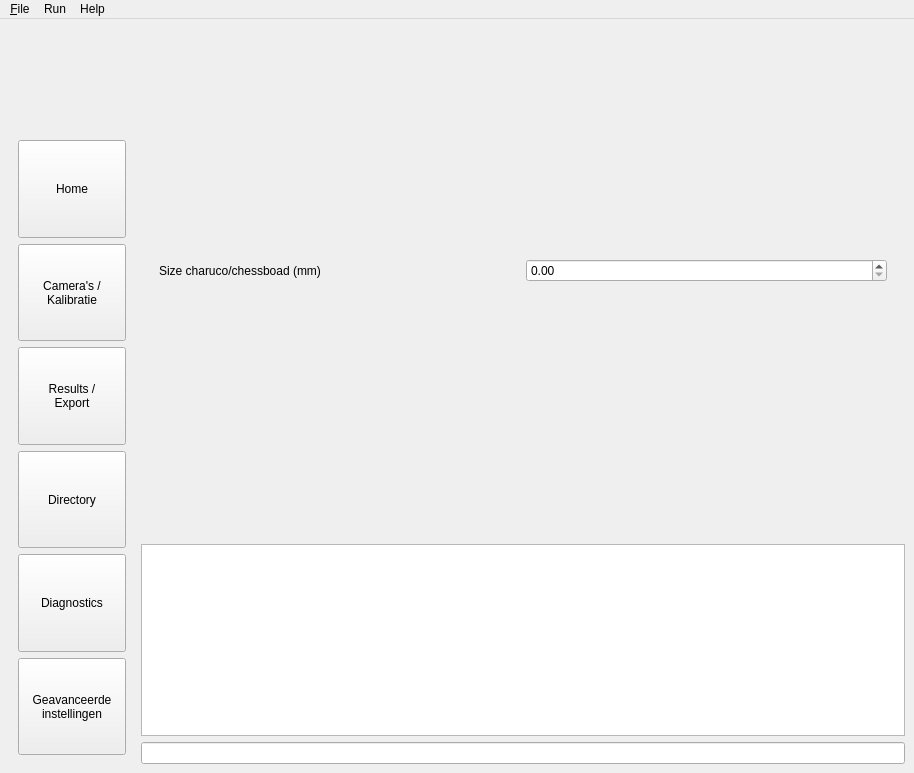
<?xml version="1.0" encoding="UTF-8"?>
<ui version="4.0">
 <class>MainWindow</class>
 <widget class="QMainWindow" name="MainWindow">
  <property name="enabled">
   <bool>true</bool>
  </property>
  <property name="geometry">
   <rect>
    <x>0</x>
    <y>0</y>
    <width>914</width>
    <height>663</height>
   </rect>
  </property>
  <property name="minimumSize">
   <size>
    <width>0</width>
    <height>0</height>
   </size>
  </property>
  <property name="maximumSize">
   <size>
    <width>16777215</width>
    <height>16777215</height>
   </size>
  </property>
  <property name="windowTitle">
   <string>MainWindow</string>
  </property>
  <property name="windowIcon">
   <iconset resource="../imagesGUI/resources.qrc">
    <normaloff>:/HU_Logo.png</normaloff>:/HU_Logo.png</iconset>
  </property>
  <widget class="QWidget" name="centralwidget">
   <property name="maximumSize">
    <size>
     <width>16777215</width>
     <height>16777215</height>
    </size>
   </property>
   <layout class="QGridLayout" name="gridLayout">
    <item row="1" column="3" colspan="2">
     <widget class="QFrame" name="frame_pages">
      <property name="sizePolicy">
       <sizepolicy hsizetype="Expanding" vsizetype="Preferred">
        <horstretch>0</horstretch>
        <verstretch>0</verstretch>
       </sizepolicy>
      </property>
      <property name="frameShape">
       <enum>QFrame::Shape::NoFrame</enum>
      </property>
      <layout class="QGridLayout" name="gridLayout_2">
       <item row="0" column="0">
        <widget class="QStackedWidget" name="stackedWidget">
         <property name="currentIndex">
          <number>5</number>
         </property>
         <widget class="QWidget" name="page_home">
          <layout class="QGridLayout" name="gridLayout_4">
           <item row="2" column="2">
            <layout class="QHBoxLayout" name="horizontalLayout_2"/>
           </item>
           <item row="2" column="1">
            <widget class="QPushButton" name="btn_loadproject">
             <property name="sizePolicy">
              <sizepolicy hsizetype="Preferred" vsizetype="Preferred">
               <horstretch>0</horstretch>
               <verstretch>0</verstretch>
              </sizepolicy>
             </property>
             <property name="mouseTracking">
              <bool>true</bool>
             </property>
             <property name="text">
              <string>Load Project</string>
             </property>
            </widget>
           </item>
           <item row="1" column="1">
            <widget class="QPushButton" name="btn_newproject">
             <property name="sizePolicy">
              <sizepolicy hsizetype="Preferred" vsizetype="Preferred">
               <horstretch>0</horstretch>
               <verstretch>0</verstretch>
              </sizepolicy>
             </property>
             <property name="minimumSize">
              <size>
               <width>0</width>
               <height>0</height>
              </size>
             </property>
             <property name="maximumSize">
              <size>
               <width>16777215</width>
               <height>16777215</height>
              </size>
             </property>
             <property name="sizeIncrement">
              <size>
               <width>0</width>
               <height>0</height>
              </size>
             </property>
             <property name="baseSize">
              <size>
               <width>0</width>
               <height>0</height>
              </size>
             </property>
             <property name="mouseTracking">
              <bool>true</bool>
             </property>
             <property name="text">
              <string>New Project</string>
             </property>
             <property name="iconSize">
              <size>
               <width>16</width>
               <height>16</height>
              </size>
             </property>
            </widget>
           </item>
           <item row="3" column="1">
            <layout class="QVBoxLayout" name="verticalLayout_4"/>
           </item>
           <item row="2" column="0">
            <layout class="QHBoxLayout" name="horizontalLayout"/>
           </item>
           <item row="0" column="1">
            <widget class="QLabel" name="label_main_text">
             <property name="layoutDirection">
              <enum>Qt::LayoutDirection::LeftToRight</enum>
             </property>
             <property name="text">
              <string>Hallo!!</string>
             </property>
             <property name="textFormat">
              <enum>Qt::TextFormat::PlainText</enum>
             </property>
            </widget>
           </item>
          </layout>
         </widget>
         <widget class="QWidget" name="page_cameras">
          <layout class="QGridLayout" name="gridLayout_3">
           <item row="0" column="0" colspan="2">
            <widget class="QFrame" name="frame">
             <property name="sizePolicy">
              <sizepolicy hsizetype="Preferred" vsizetype="Maximum">
               <horstretch>0</horstretch>
               <verstretch>0</verstretch>
              </sizepolicy>
             </property>
             <property name="frameShape">
              <enum>QFrame::Shape::NoFrame</enum>
             </property>
             <layout class="QGridLayout" name="gridLayout_9">
              <item row="3" column="0" rowspan="2">
               <widget class="QFrame" name="frame_2">
                <property name="sizePolicy">
                 <sizepolicy hsizetype="Preferred" vsizetype="Maximum">
                  <horstretch>0</horstretch>
                  <verstretch>0</verstretch>
                 </sizepolicy>
                </property>
                <property name="frameShape">
                 <enum>QFrame::Shape::NoFrame</enum>
                </property>
                <layout class="QGridLayout" name="gridLayout_10">
                 <item row="0" column="0">
                  <widget class="QLabel" name="lab_cap_intrinsics">
                   <property name="text">
                    <string>Intrinsics</string>
                   </property>
                  </widget>
                 </item>
                 <item row="2" column="0">
                  <widget class="QPushButton" name="btn_cap_calculate_intrinsics">
                   <property name="text">
                    <string>Calculate</string>
                   </property>
                  </widget>
                 </item>
                 <item row="1" column="0">
                  <widget class="QPushButton" name="btn_cap_intrinsics_start">
                   <property name="text">
                    <string>Start</string>
                   </property>
                  </widget>
                 </item>
                </layout>
               </widget>
              </item>
              <item row="3" column="1" rowspan="2">
               <widget class="QFrame" name="frame_3">
                <property name="sizePolicy">
                 <sizepolicy hsizetype="Preferred" vsizetype="Preferred">
                  <horstretch>0</horstretch>
                  <verstretch>0</verstretch>
                 </sizepolicy>
                </property>
                <property name="frameShape">
                 <enum>QFrame::Shape::NoFrame</enum>
                </property>
                <layout class="QGridLayout" name="gridLayout_11">
                 <item row="3" column="0">
                  <widget class="QPushButton" name="btn_cap_calculate_extrinsics">
                   <property name="text">
                    <string>Calculate</string>
                   </property>
                  </widget>
                 </item>
                 <item row="1" column="0">
                  <widget class="QLabel" name="lab_cap_extrinsics">
                   <property name="sizePolicy">
                    <sizepolicy hsizetype="Preferred" vsizetype="Preferred">
                     <horstretch>0</horstretch>
                     <verstretch>0</verstretch>
                    </sizepolicy>
                   </property>
                   <property name="text">
                    <string>Extrinsics</string>
                   </property>
                  </widget>
                 </item>
                 <item row="2" column="0">
                  <widget class="QPushButton" name="btn_cap_extrinsics_start">
                   <property name="text">
                    <string>Start</string>
                   </property>
                  </widget>
                 </item>
                </layout>
               </widget>
              </item>
              <item row="1" column="1">
               <widget class="QComboBox" name="combo_cap_pattern">
                <item>
                 <property name="text">
                  <string>Chessboard</string>
                 </property>
                </item>
                <item>
                 <property name="text">
                  <string>Charuco</string>
                 </property>
                </item>
               </widget>
              </item>
              <item row="0" column="1">
               <widget class="QSpinBox" name="spin_cap_fps">
                <property name="maximum">
                 <number>120</number>
                </property>
                <property name="value">
                 <number>30</number>
                </property>
               </widget>
              </item>
              <item row="0" column="0">
               <widget class="QLabel" name="lab_cap_fps">
                <property name="text">
                 <string>FPS</string>
                </property>
               </widget>
              </item>
              <item row="9" column="0" colspan="2">
               <widget class="QPushButton" name="btn_cap_reset_calibration">
                <property name="text">
                 <string>Reset Calibration</string>
                </property>
               </widget>
              </item>
              <item row="1" column="0">
               <widget class="QLabel" name="lab_cap_pattern">
                <property name="text">
                 <string>Pattern</string>
                </property>
               </widget>
              </item>
             </layout>
            </widget>
           </item>
           <item row="1" column="0" colspan="2">
            <widget class="QFrame" name="frame_cam">
             <property name="frameShape">
              <enum>QFrame::Shape::NoFrame</enum>
             </property>
             <layout class="QGridLayout" name="gridLayout_6"/>
            </widget>
           </item>
          </layout>
         </widget>
         <widget class="QWidget" name="page_results">
          <layout class="QGridLayout" name="gridLayout_8">
           <item row="0" column="0">
            <widget class="QStackedWidget" name="stackedWidget_2">
             <widget class="QWidget" name="page_results_tab">
              <layout class="QGridLayout" name="gridLayout_13">
               <item row="1" column="1">
                <widget class="QFrame" name="frame_res_intrinsic_results">
                 <property name="sizePolicy">
                  <sizepolicy hsizetype="Preferred" vsizetype="Preferred">
                   <horstretch>6</horstretch>
                   <verstretch>0</verstretch>
                  </sizepolicy>
                 </property>
                 <property name="frameShape">
                  <enum>QFrame::Shape::StyledPanel</enum>
                 </property>
                 <property name="frameShadow">
                  <enum>QFrame::Shadow::Raised</enum>
                 </property>
                </widget>
               </item>
               <item row="1" column="0">
                <widget class="QLabel" name="lab_res_intrinsics_results">
                 <property name="sizePolicy">
                  <sizepolicy hsizetype="Preferred" vsizetype="Preferred">
                   <horstretch>2</horstretch>
                   <verstretch>0</verstretch>
                  </sizepolicy>
                 </property>
                 <property name="text">
                  <string>Intrinsics results</string>
                 </property>
                </widget>
               </item>
               <item row="7" column="0">
                <widget class="QLabel" name="lab_res_frames">
                 <property name="text">
                  <string>Frames</string>
                 </property>
                </widget>
               </item>
               <item row="0" column="0" colspan="2">
                <widget class="QFrame" name="frame_4">
                 <property name="frameShape">
                  <enum>QFrame::Shape::StyledPanel</enum>
                 </property>
                 <property name="frameShadow">
                  <enum>QFrame::Shadow::Raised</enum>
                 </property>
                 <layout class="QGridLayout" name="gridLayout_12">
                  <item row="2" column="1">
                   <widget class="QPushButton" name="export_toml">
                    <property name="sizePolicy">
                     <sizepolicy hsizetype="Minimum" vsizetype="Preferred">
                      <horstretch>0</horstretch>
                      <verstretch>0</verstretch>
                     </sizepolicy>
                    </property>
                    <property name="text">
                     <string>Export TOML</string>
                    </property>
                   </widget>
                  </item>
                  <item row="2" column="0">
                   <widget class="QPushButton" name="btn_res_show_tmol">
                    <property name="sizePolicy">
                     <sizepolicy hsizetype="Minimum" vsizetype="Preferred">
                      <horstretch>0</horstretch>
                      <verstretch>0</verstretch>
                     </sizepolicy>
                    </property>
                    <property name="text">
                     <string>Preview TOML</string>
                    </property>
                   </widget>
                  </item>
                 </layout>
                </widget>
               </item>
               <item row="4" column="1">
                <widget class="QFrame" name="frame_res_extrinsics_results">
                 <property name="frameShape">
                  <enum>QFrame::Shape::StyledPanel</enum>
                 </property>
                 <property name="frameShadow">
                  <enum>QFrame::Shadow::Raised</enum>
                 </property>
                </widget>
               </item>
               <item row="7" column="1">
                <widget class="QFrame" name="frame_res_aantal_frames">
                 <property name="frameShape">
                  <enum>QFrame::Shape::StyledPanel</enum>
                 </property>
                 <property name="frameShadow">
                  <enum>QFrame::Shadow::Raised</enum>
                 </property>
                </widget>
               </item>
               <item row="4" column="0">
                <widget class="QLabel" name="lab_res_extrinsics_results">
                 <property name="text">
                  <string>Extrinsics results</string>
                 </property>
                </widget>
               </item>
               <item row="6" column="1">
                <widget class="QFrame" name="frame_res_camera_info">
                 <property name="frameShape">
                  <enum>QFrame::Shape::StyledPanel</enum>
                 </property>
                 <property name="frameShadow">
                  <enum>QFrame::Shadow::Raised</enum>
                 </property>
                </widget>
               </item>
               <item row="6" column="0">
                <widget class="QLabel" name="lab_res_cam_info">
                 <property name="text">
                  <string>Camera Info</string>
                 </property>
                </widget>
               </item>
               <item row="8" column="0">
                <widget class="QLabel" name="lab_res_error">
                 <property name="text">
                  <string>Error:</string>
                 </property>
                </widget>
               </item>
               <item row="8" column="1">
                <widget class="QFrame" name="frame_res_error">
                 <property name="frameShape">
                  <enum>QFrame::Shape::StyledPanel</enum>
                 </property>
                 <property name="frameShadow">
                  <enum>QFrame::Shadow::Raised</enum>
                 </property>
                </widget>
               </item>
              </layout>
             </widget>
             <widget class="QWidget" name="page_preview_TMOL">
              <layout class="QGridLayout" name="gridLayout_14">
               <item row="1" column="1">
                <widget class="QPushButton" name="pushButton">
                 <property name="sizePolicy">
                  <sizepolicy hsizetype="Maximum" vsizetype="Maximum">
                   <horstretch>0</horstretch>
                   <verstretch>0</verstretch>
                  </sizepolicy>
                 </property>
                 <property name="text">
                  <string>x</string>
                 </property>
                 <property name="autoDefault">
                  <bool>false</bool>
                 </property>
                </widget>
               </item>
               <item row="2" column="0" colspan="2">
                <widget class="QFrame" name="frame_res_preview_tmol">
                 <property name="sizePolicy">
                  <sizepolicy hsizetype="Minimum" vsizetype="Minimum">
                   <horstretch>0</horstretch>
                   <verstretch>0</verstretch>
                  </sizepolicy>
                 </property>
                 <property name="frameShape">
                  <enum>QFrame::Shape::StyledPanel</enum>
                 </property>
                 <property name="frameShadow">
                  <enum>QFrame::Shadow::Raised</enum>
                 </property>
                </widget>
               </item>
               <item row="1" column="0">
                <widget class="QLabel" name="label">
                 <property name="text">
                  <string>Preview TOML</string>
                 </property>
                </widget>
               </item>
              </layout>
             </widget>
            </widget>
           </item>
          </layout>
         </widget>
         <widget class="QWidget" name="page_directory">
          <layout class="QGridLayout" name="gridLayout_7">
           <item row="0" column="0">
            <widget class="QFrame" name="frame_directory">
             <property name="frameShape">
              <enum>QFrame::Shape::NoFrame</enum>
             </property>
            </widget>
           </item>
          </layout>
         </widget>
         <widget class="QWidget" name="page_diagnostics">
          <layout class="QGridLayout" name="gridLayout_5">
           <item row="1" column="2" colspan="2">
            <widget class="QTextEdit" name="text_diag_current_fps"/>
           </item>
           <item row="0" column="2" colspan="2">
            <widget class="QTextEdit" name="text_diag_dropped_frames"/>
           </item>
           <item row="1" column="0">
            <widget class="QLabel" name="lab_diag_current_fps">
             <property name="text">
              <string>Current FPS</string>
             </property>
            </widget>
           </item>
           <item row="4" column="0">
            <widget class="QLabel" name="lab_diag_intrinsics_time">
             <property name="text">
              <string>Intrinsics Time</string>
             </property>
            </widget>
           </item>
           <item row="3" column="2" colspan="2">
            <widget class="QTextEdit" name="text_diag_used_cams"/>
           </item>
           <item row="0" column="0">
            <widget class="QLabel" name="lab_diag_dropped_frames">
             <property name="text">
              <string>Dropped Frames</string>
             </property>
            </widget>
           </item>
           <item row="5" column="0">
            <widget class="QLabel" name="lab_diag_extrinsics_time">
             <property name="text">
              <string>Extrinsics Time</string>
             </property>
            </widget>
           </item>
           <item row="3" column="0">
            <widget class="QLabel" name="lab_diag_used_cams">
             <property name="text">
              <string>Used Camera's</string>
             </property>
            </widget>
           </item>
           <item row="7" column="0">
            <widget class="QLabel" name="lab_diag_total_time">
             <property name="text">
              <string>Total Time</string>
             </property>
            </widget>
           </item>
           <item row="4" column="2" colspan="2">
            <widget class="QTextEdit" name="text_diag_Intrinsics_time"/>
           </item>
           <item row="5" column="2" colspan="2">
            <widget class="QTextEdit" name="text_diag_extrinsics_time"/>
           </item>
           <item row="7" column="2" colspan="2">
            <widget class="QTextEdit" name="text_diag_total_time"/>
           </item>
          </layout>
         </widget>
         <widget class="QWidget" name="page_advanced_settings">
          <layout class="QGridLayout" name="gridLayout_15">
           <item row="0" column="0">
            <widget class="QLabel" name="label_2">
             <property name="text">
              <string>Size charuco/chessboad (mm)</string>
             </property>
            </widget>
           </item>
           <item row="0" column="1">
            <widget class="QDoubleSpinBox" name="doubleSpinBox"/>
           </item>
          </layout>
         </widget>
        </widget>
       </item>
      </layout>
     </widget>
    </item>
    <item row="6" column="3" colspan="2">
     <widget class="QPlainTextEdit" name="plaintextedit_console">
      <property name="sizePolicy">
       <sizepolicy hsizetype="Preferred" vsizetype="Minimum">
        <horstretch>150</horstretch>
        <verstretch>0</verstretch>
       </sizepolicy>
      </property>
      <property name="minimumSize">
       <size>
        <width>2</width>
        <height>0</height>
       </size>
      </property>
     </widget>
    </item>
    <item row="1" column="0" rowspan="7">
     <widget class="QFrame" name="frame_menu">
      <property name="sizePolicy">
       <sizepolicy hsizetype="Expanding" vsizetype="Preferred">
        <horstretch>50</horstretch>
        <verstretch>0</verstretch>
       </sizepolicy>
      </property>
      <property name="maximumSize">
       <size>
        <width>160000</width>
        <height>160000</height>
       </size>
      </property>
      <property name="frameShape">
       <enum>QFrame::Shape::NoFrame</enum>
      </property>
      <layout class="QVBoxLayout" name="verticalLayout">
       <item>
        <widget class="QLabel" name="label_logo">
         <property name="sizePolicy">
          <sizepolicy hsizetype="Ignored" vsizetype="Ignored">
           <horstretch>0</horstretch>
           <verstretch>10</verstretch>
          </sizepolicy>
         </property>
         <property name="minimumSize">
          <size>
           <width>0</width>
           <height>0</height>
          </size>
         </property>
         <property name="maximumSize">
          <size>
           <width>160000</width>
           <height>160000</height>
          </size>
         </property>
         <property name="frameShape">
          <enum>QFrame::Shape::NoFrame</enum>
         </property>
         <property name="text">
          <string/>
         </property>
         <property name="pixmap">
          <pixmap resource="../imagesGUI/resources.qrc">:/HuMoCap groot.png</pixmap>
         </property>
         <property name="scaledContents">
          <bool>true</bool>
         </property>
         <property name="alignment">
          <set>Qt::AlignmentFlag::AlignCenter</set>
         </property>
        </widget>
       </item>
       <item>
        <widget class="QPushButton" name="btn_home">
         <property name="enabled">
          <bool>true</bool>
         </property>
         <property name="sizePolicy">
          <sizepolicy hsizetype="Expanding" vsizetype="Preferred">
           <horstretch>100</horstretch>
           <verstretch>10</verstretch>
          </sizepolicy>
         </property>
         <property name="minimumSize">
          <size>
           <width>0</width>
           <height>0</height>
          </size>
         </property>
         <property name="maximumSize">
          <size>
           <width>16777215</width>
           <height>16777215</height>
          </size>
         </property>
         <property name="mouseTracking">
          <bool>true</bool>
         </property>
         <property name="text">
          <string>Home</string>
         </property>
        </widget>
       </item>
       <item>
        <widget class="QPushButton" name="btn_cameras">
         <property name="sizePolicy">
          <sizepolicy hsizetype="Expanding" vsizetype="Preferred">
           <horstretch>100</horstretch>
           <verstretch>10</verstretch>
          </sizepolicy>
         </property>
         <property name="minimumSize">
          <size>
           <width>0</width>
           <height>0</height>
          </size>
         </property>
         <property name="maximumSize">
          <size>
           <width>16777215</width>
           <height>16777215</height>
          </size>
         </property>
         <property name="mouseTracking">
          <bool>true</bool>
         </property>
         <property name="text">
          <string>Camera's /
Kalibratie</string>
         </property>
        </widget>
       </item>
       <item>
        <widget class="QPushButton" name="btn_results">
         <property name="sizePolicy">
          <sizepolicy hsizetype="Expanding" vsizetype="Preferred">
           <horstretch>100</horstretch>
           <verstretch>10</verstretch>
          </sizepolicy>
         </property>
         <property name="minimumSize">
          <size>
           <width>0</width>
           <height>0</height>
          </size>
         </property>
         <property name="maximumSize">
          <size>
           <width>16777215</width>
           <height>16777215</height>
          </size>
         </property>
         <property name="sizeIncrement">
          <size>
           <width>0</width>
           <height>0</height>
          </size>
         </property>
         <property name="mouseTracking">
          <bool>true</bool>
         </property>
         <property name="text">
          <string>Results /
Export</string>
         </property>
        </widget>
       </item>
       <item>
        <widget class="QPushButton" name="btn_directory">
         <property name="sizePolicy">
          <sizepolicy hsizetype="Expanding" vsizetype="Preferred">
           <horstretch>100</horstretch>
           <verstretch>10</verstretch>
          </sizepolicy>
         </property>
         <property name="minimumSize">
          <size>
           <width>0</width>
           <height>0</height>
          </size>
         </property>
         <property name="maximumSize">
          <size>
           <width>16777215</width>
           <height>16777215</height>
          </size>
         </property>
         <property name="sizeIncrement">
          <size>
           <width>0</width>
           <height>0</height>
          </size>
         </property>
         <property name="mouseTracking">
          <bool>true</bool>
         </property>
         <property name="text">
          <string>Directory</string>
         </property>
        </widget>
       </item>
       <item>
        <widget class="QPushButton" name="btn_diagnostics">
         <property name="sizePolicy">
          <sizepolicy hsizetype="Expanding" vsizetype="Preferred">
           <horstretch>100</horstretch>
           <verstretch>10</verstretch>
          </sizepolicy>
         </property>
         <property name="minimumSize">
          <size>
           <width>0</width>
           <height>0</height>
          </size>
         </property>
         <property name="maximumSize">
          <size>
           <width>16777215</width>
           <height>16777215</height>
          </size>
         </property>
         <property name="mouseTracking">
          <bool>true</bool>
         </property>
         <property name="text">
          <string>Diagnostics</string>
         </property>
        </widget>
       </item>
       <item>
        <widget class="QPushButton" name="btn_advanced_settings">
         <property name="sizePolicy">
          <sizepolicy hsizetype="Expanding" vsizetype="Preferred">
           <horstretch>100</horstretch>
           <verstretch>10</verstretch>
          </sizepolicy>
         </property>
         <property name="minimumSize">
          <size>
           <width>0</width>
           <height>0</height>
          </size>
         </property>
         <property name="maximumSize">
          <size>
           <width>16777215</width>
           <height>16777215</height>
          </size>
         </property>
         <property name="text">
          <string>Geavanceerde
instellingen</string>
         </property>
        </widget>
       </item>
      </layout>
     </widget>
    </item>
    <item row="7" column="3" colspan="2">
     <widget class="QLineEdit" name="lineedit_console_input"/>
    </item>
   </layout>
  </widget>
  <widget class="QMenuBar" name="menuBar">
   <property name="geometry">
    <rect>
     <x>0</x>
     <y>0</y>
     <width>914</width>
     <height>33</height>
    </rect>
   </property>
   <widget class="QMenu" name="menuFile">
    <property name="title">
     <string>&amp;File</string>
    </property>
    <addaction name="separator"/>
    <addaction name="actionNew_project"/>
    <addaction name="actionOpen_project"/>
    <addaction name="actionQuit"/>
   </widget>
   <widget class="QMenu" name="menuRun">
    <property name="title">
     <string>Run</string>
    </property>
   </widget>
   <widget class="QMenu" name="menuHelp">
    <property name="title">
     <string>Help</string>
    </property>
    <addaction name="actionOpen_documentation"/>
   </widget>
   <addaction name="menuFile"/>
   <addaction name="menuRun"/>
   <addaction name="menuHelp"/>
  </widget>
  <action name="actionRun">
   <property name="text">
    <string>Run</string>
   </property>
  </action>
  <action name="actionNew_project">
   <property name="text">
    <string>New project</string>
   </property>
  </action>
  <action name="actionOpen_project">
   <property name="text">
    <string>Open project</string>
   </property>
  </action>
  <action name="actionQuit">
   <property name="text">
    <string>Quit</string>
   </property>
  </action>
  <action name="actionOpen_documentation">
   <property name="text">
    <string>Open documentation</string>
   </property>
  </action>
 </widget>
 <resources>
  <include location="../imagesGUI/resources.qrc"/>
 </resources>
 <connections/>
</ui>
